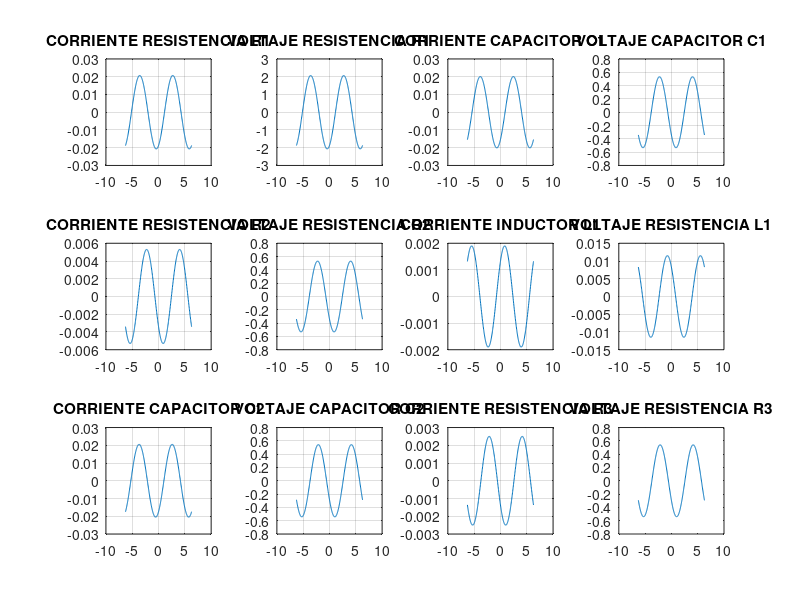

Source code (MATLAB):
 close all
hold on
clc

A = -2*pi:pi/100:2*pi;
B = 0.0207*sin(A-1.1346);
grid on
subplot(3,4,1), plot(A,B), title("CORRIENTE RESISTENCIA R1")

C = -2*pi:pi/100:2*pi;
D = 2.0656*sin(C-1.1346);
grid on
subplot(3,4,2), plot(C,D),title("VOLTAJE RESISTENCIA R1")

E = -2*pi:pi/100:2*pi;
F = 0.0201*sin(E-0.8749);
grid on
subplot(3,4,3), plot(E,F), title("CORRIENTE CAPACITOR C1")

G = -2*pi:pi/100:2*pi;
H = 0.5331*sin(G-2.4457);
grid on
subplot(3,4,4), plot(G,H),title("VOLTAJE CAPACITOR C1")

I = -2*pi:pi/100:2*pi;
J = 0.0053*sin(I-2.4457);
grid on
subplot(3,4,5), plot(I,J), title("CORRIENTE RESISTENCIA R2")

K = -2*pi:pi/100:2*pi;
L = 0.5322*sin(K-2.4457);
grid on
subplot(3,4,6), plot(K,L),title("VOLTAJE RESISTENCIA R2")

M = -2*pi:pi/100:2*pi;
N = 0.0019*sin(M+0.7670);
grid on
subplot(3,4,7), plot(M,N), title("CORRIENTE INDUCTOR L1")

O = -2*pi:pi/100:2*pi;
P = 0.0115*sin(O+2.3378);
grid on
subplot(3,4,8), plot(O,P),title("VOLTAJE RESISTENCIA L1")

Q = -2*pi:pi/100:2*pi;
R = 0.0205*sin(Q-1.0168);
grid on
subplot(3,4,9), plot(Q,R), title("CORRIENTE CAPACITOR C2")

S = -2*pi:pi/100:2*pi;
T = 0.5427*sin(S-2.5876);
grid on
subplot(3,4,10), plot(S,T),title("VOLTAJE CAPACITOR C2")

U = -2*pi:pi/100:2*pi;
V = 0.0025*sin(U-2.5662);
grid on
subplot(3,4,11), plot(U,V),title("CORRIENTE RESISTENCIA R3")

W = -2*pi:pi/100:2*pi;
X = 0.5404*sin(W-2.5662);
grid on
subplot(3,4,12), plot(W,X),title("VOLTAJE RESISTENCIA R3")
